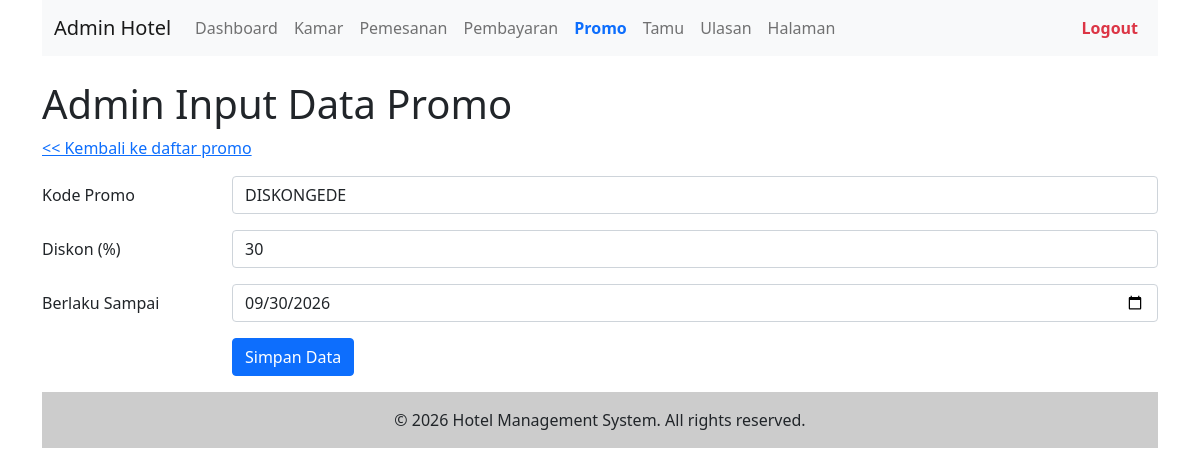
The page /admin/promo_input.php?id=2 (signed in) on the database its author committed.
### tables this page shows
CREATE TABLE promo (
    id_promo INT AUTO_INCREMENT PRIMARY KEY,
    kode_promo VARCHAR(20) NOT NULL UNIQUE,
    diskon INT NOT NULL,
    berlaku_sampai DATE NOT NULL
);

### admin/promo_input.php (the view, shortened to what this page needs)
<?php include("inc_header.php") ?>
<?php
$kode_promo     = "";
$diskon         = "";
$berlaku_sampai = "";
if(isset($_GET['id'])){
    $id = $_GET['id'];
}else{
    $id = "";
}
if($id != ""){
    $sql1   = "select * from promo where id_promo = '$id'";
    $q1     = mysqli_query($koneksi,$sql1);
    $r1     = mysqli_fetch_array($q1);
    $kode_promo     = $r1['kode_promo'];
    $diskon         = $r1['diskon'];
    $berlaku_sampai = $r1['berlaku_sampai'];
}
?>
<h1>Admin Input Data Promo</h1>
<div class="mb-3 row">
    <a href="promo.php"><< Kembali ke daftar promo</a>
</div>
<form action="" method="post">
    <div class="mb-3 row">
        <label for="kode_promo" class="col-sm-2 col-form-label">Kode Promo</label>
        <div class="col-sm-10">
            <input type="text" class="form-control" id="kode_promo" value="<?php echo $kode_promo ?>" name="kode_promo" placeholder="Misal: PROMOHEMAT">
        </div>
    </div>
    <div class="mb-3 row">
        <label for="diskon" class="col-sm-2 col-form-label">Diskon (%)</label>
        <div class="col-sm-10">
            <input type="number" class="form-control" id="diskon" value="<?php echo $diskon ?>" name="diskon" placeholder="Misal: 15">
        </div>
    </div>
    <div class="mb-3 row">
        <label for="berlaku_sampai" class="col-sm-2 col-form-label">Berlaku Sampai</label>
        <div class="col-sm-10">
            <input type="date" class="form-control" id="berlaku_sampai" value="<?php echo $berlaku_sampai ?>" name="berlaku_sampai">
        </div>
    </div>
    <div class="mb-3 row">
        <div class="col-sm-2"></div>
        <div class="col-sm-10">
            <input type="submit" name="simpan" value="Simpan Data" class="btn btn-primary" />
        </div>
    </div>
</form>
<?php include("inc_footer.php") ?>

### rows shown on the page
promo: kode_promo "DISKONGEDE", diskon "30", berlaku_sampai "09/30/2026"
